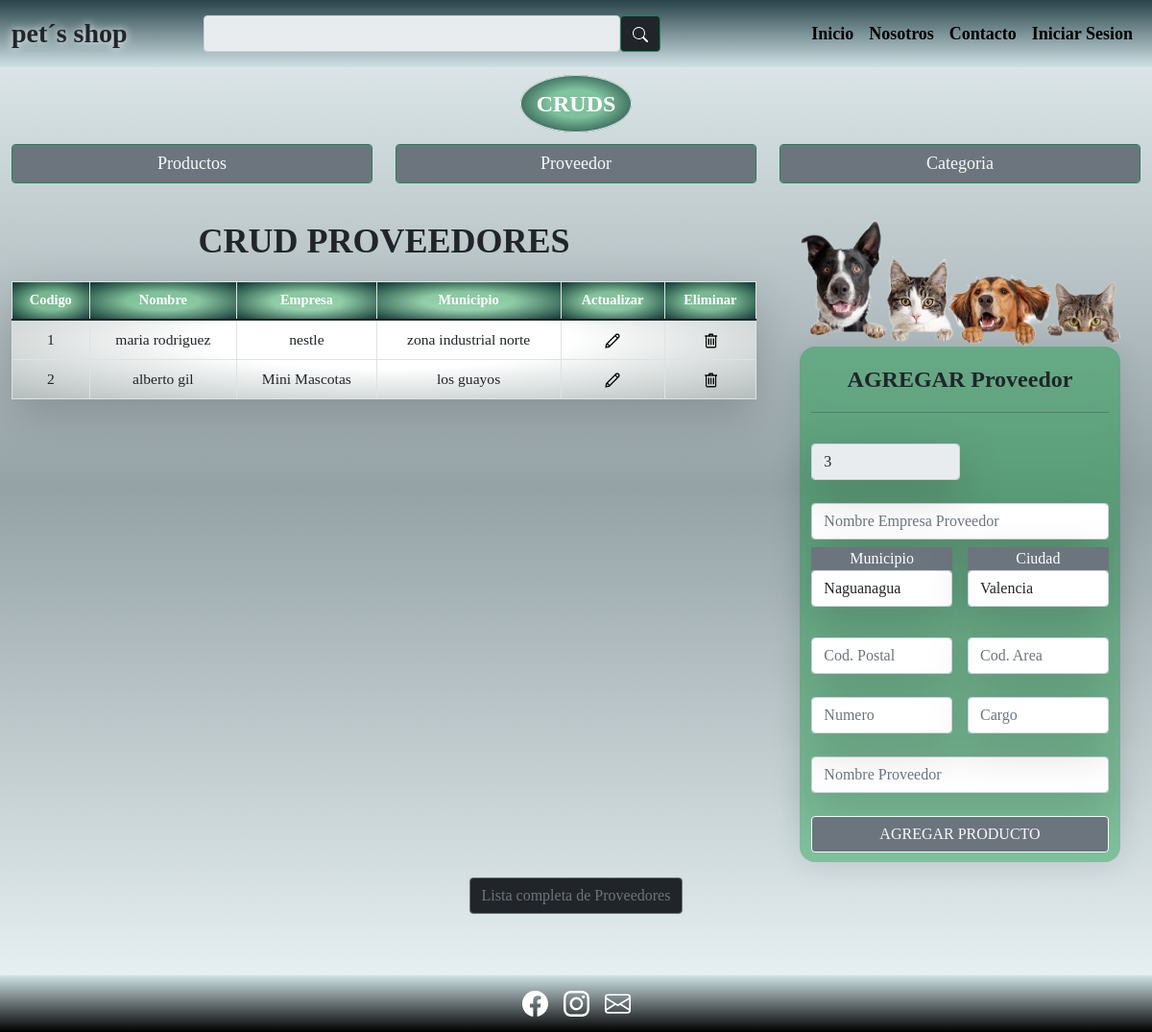
Screenshot of /crud_proveedor.php with the database file from the repository.
### tables this page shows
create table proveedor(
      codprove int,
    nomempprove varchar(50),
    ciudad varchar(25),
    municipio varchar(25),
    codpostal varchar(10),
    codarea varchar(4),
    numprove varchar(25),
    nomprove varchar(50),
    cargoprove varchar(50),
    PRIMARY KEY(codprove)
);

### crud_proveedor.php (the view, shortened to what this page needs)
<?php
include "dbconnect.php";
$query2 = "SELECT max(codprove) as codprove FROM proveedor order by codprove";
$result2 = mysqli_query($link, $query2);
while ($row_prod = mysqli_fetch_array($result2)) {
    $num = $row_prod['codprove'];
    $codigo = $num + 1;
}
if (isset($_POST['btn_search'])) {
    $valueToSearch = $_POST['ValueToSearch'];
    $query = "SELECT * FROM proveedor WHERE nomprove like'%" . $valueToSearch . "%'";
    $result = mysqli_query($link, $query);
} else {
    $query = "SELECT * FROM proveedor";
    $result = mysqli_query($link, $query);
}
include 'header_footer/header.php';
?>
<section class=" container_body_crup_principal">
    <div class="row mx-0  d-flex justify-content-center align-items-center container_crud_principal  ">
        <div class="col-12 position-absolute container_nav_crud">
            <div class="row d-flex justify-content-around align-items-center">
                <div class="col-12 text-center pb-4"><span
                        class="container_titulo_crud p-3  fw-bold text-success border rounded-circle text-white">CRUDS</span>
                </div>
                <div class="col-4 ">
                <a class="text-decoration-none " href="crud_principal.php"><p class="mb-0 form-control btn btn-outline-success btn-secondary text-center text-light">Productos</p></a>
                </div>
                <div class="col-4 ">
                <a class="text-decoration-none " href="crud_proveedor.php"><p class="mb-0 form-control btn btn-outline-success btn-secondary text-center text-light">Proveedor</p></a>
                </div>
                <div class="col-4 ">
                <a class="text-decoration-none " href="crud_principal.php"><p class="mb-0 form-control btn btn-outline-success btn-secondary text-center text-light ">Categoria</p></a>
                </div>
            </div>
        </div>
    </div>
    <div class="row d-flex justify-content-between  mx-0 px-0 pb-5">
        <div class="col-12 col-sm-8 col-md-8 col-lg-8 col-xl-8 container_tabla_crud_prod  ">
            <div class=" row  mx-0 px-0 ">
                <table
                    class="col-12 table table-responsive table-ligth table-hover table-bordered table-responsive-sm table-responsive-md table-responsive-lg table-responsive-xl shadow-lg ">
                    <thead class=" ">
                        <h1 class="text-center mb-0 text-dark titulo_tabla ">CRUD PROVEEDORES</h1><br>
                        <tr>
                            <th class="text-center align-middle cabecera_tabla text-white" scope="col">Codigo</th>
                            <th class="text-center align-middle cabecera_tabla text-white" scope="col">Nombre</th>
                            <th class="text-center align-middle cabecera_tabla text-white" scope="col">Empresa</th>
                            <th class="text-center align-middle cabecera_tabla text-white" scope="col">Municipio</th>
                            <th class="text-center align-middle cabecera_tabla text-white" scope="col">Actualizar
                            </th>
                            <th class="text-center align-middle cabecera_tabla text-white" scope="col">Eliminar
                            </th>
                        </tr>
                    </thead>
                    <tbody class=" ">
                        <?php
                        while ($row = mysqli_fetch_array($result)) {
                        ?>
                        <tr>
                            <td class="text-center align-middle text_tabla_body "><?php echo $row['codprove']; ?></td>
                            <td class="text-center align-middle text_tabla_body "><?php echo $row['nomprove']; ?></td>
                            <td class="text-center align-middle text_tabla_body "><?php echo $row['nomempprove']; ?>
                            </td>
                            <td class="text-center align-middle text_tabla_body "><?php echo $row['municipio']; ?>
                            </td>
                            <td class="text-center align-middle  ">
                                <a href="cruds_proveedores/proveedor_modificado.php?id=<?php echo $row['codprove'] ?>">
                                    <img height="20vw" src="img/crud_icon/actualizar.png" alt="">
                                </a>
                            </td>
                            <td class="text-center align-middle   ">
                                <a href="#" onclick="del('<?php echo $row['codprove']; ?>')">
                                    <img height="20vw" src="img/crud_icon/eliminar.png" alt="">
                                </a>
                            </td>
                        </tr>
                        <?php
                        }
                        ?>
                    </tbody>
                </table>
            </div>
        </div>
        <div class="col-12 col-sm-4 col-md-4 col-lg-4 col-xl-4 container_form_agregar_producto">
            <div class="row d-flex justify-content-center  ">
                <div class="col-11 col-xs-10 col-sm-10 col-md-10 col-lg-10 col-xl-10 px-0 ">
                    <img class="h-100  w-100 rounded " src="img/contacto/cabecera_form.png" alt="">
                </div>
                <div class="col-11 col-xs-10 col-sm-10 col-md-10 col-lg-10 col-xl-10  container_form_agregar_prod ">
                    <div class=" text-center text-dark fs-4 fw-bold pt-3 ">AGREGAR Proveedor</div>
                    <hr>
                    <form class="col-12" action="cruds_proveedores/proveedor_agregado.php" method="post">
                        <div class="d-flex justify-content-between">
                            <div class="mb-2 shadow-lg  mt-3 w-50 me-3">
                                <input readonly value="<?php echo $codigo; ?>" type="number" class="form-control"
                                    name="codprove" id="codprove" placeholder="Codigo">
                            </div>
                        </div>
                        <div class="mb-2 shadow-lg mt-3">
                            <input type="text" class="form-control" name="nomempprove" id="nomempprove"
                                placeholder="Nombre Empresa Proveedor">
                        </div>
                        <div class="d-flex">
                            <div class="mb-3 shadow-lg w-50 me-3">
                                <div class="text-center bg-secondary text-white">Municipio</div>
                                <select class="form-control " name="combo_municipio" id="combo_municipio">
                                    <option value="naguanagua">
                                        Naguanagua
                                    </option>
                                </select>
                            </div>
                            <div class="mb-3 shadow-lg w-50 ">
                                <div class="text-center bg-secondary text-white">Ciudad</div>
                                <select class="form-control " name="combo_ciudad" id="combo_ciudad">
                                    <option value="Valencia">
                                        Valencia
                                    </option>
                                </select>
                            </div>
                        </div>
                        <div class="d-flex justify-content-between">
                            <div class="mb-2 shadow-lg  mt-3 w-50 me-3">
                                <input type="number" class="form-control" name="codpostal" id="codpostal"
                                    placeholder="Cod. Postal">
                            </div>
                            <div class="mb-2 shadow-lg  mt-3 w-50 ">
                                <input type="number" class="form-control" name="codarea" id="codarea"
                                    placeholder="Cod. Area">
                            </div>
                        </div>
                        <div class="d-flex justify-content-between ">
                            <div class="mb-2 shadow-lg  mt-3 w-50 me-3">
                                <input value="" type="number" class="form-control" name="numprove" id="numprove"
                                    placeholder="Numero">
                            </div>
                            <div class="mb-2 shadow-lg  mt-3 w-50 ">
                                <input value="" type="text" class="form-control" name="cargoprove" id="cargoprove"
                                    placeholder="Cargo">
                            </div>
                        </div>
                        <div class="mb-4 shadow-lg  mt-3 ">
                            <input value="" type="text" class="form-control" name="nomprove" id="nomprove" placeholder="Nombre Proveedor">
                        </div>
                        <button name="btn_agregar_proveedor" id="btn_agregar_proveedor" type="submit"
                            value="btn_agregar_proveedor" class="btn btn-outline-light btn-secondary  w-100 ">AGREGAR
                            PRODUCTO
                        </button>
                    </form>
                </div>
            </div>
        </div>
        <div class="col-12 col-sm-12 col-md-12 col-lg-12 col-xl-12 d-flex justify-content-center align-items-center p-3">
                <form class="row " action="pdf/pdf_datos_todos_proveedores.php" method="post">
                    <button name="btn_pdf_registros_producto" id="btn_pdf_registros_producto" type="submit" value="btn_pdf_registros_producto" class="btn btn-outline-secondary btn-dark  w-100 ">Lista completa de Proveedores
                    </button>
                </form>
        </div>
    </div>
</section>
<?php
include('header_footer/footer.php')
?>

### css/style5.css (style rules this page uses)
.container_body_crup_principal { background: linear-gradient(to top, #cee1e585, #28434a7e, #cee1e585); }
.container_titulo_crud { background: radial-gradient(ellipse, rgba(0, 150, 55, 0.397) 35%, rgb(17, 56, 52)); font-size: 2vw; }
.container_nav_crud p { font-size: 1.5vw; }
.container_nav_crud { top: 90px; font-size: 2vw; }
.container_tabla_crud_prod { padding-top: 230px; }
.container_form_agregar_producto { padding-top: 230px; }
table { background: radial-gradient(ellipse, rgb(255, 255, 255) 35%, rgb(180, 189, 188)); }
.titulo_tabla { font-size: 3vw; padding-bottom: 20px; }
.cabecera_tabla { background: radial-gradient(ellipse, rgba(0, 150, 55, 0.397) 35%, rgb(17, 56, 52)); font-size: 1.2vw; }
.text_tabla_body { font-size: 1.3vw; }
.container_form_agregar_prod { background: rgba(0, 150, 55, 0.397); border-radius: 16px; box-shadow: 0 4px 30px rgba(0, 0, 0, 0.1); backdrop-filter: blur(10.3px); -webkit-backdrop-filter: blur(10.3px); padding-bottom: 10px; }

### css_carrusel/style.css (style rules this page uses)
body { margin:0; padding:0; max-width:1920px; font-family: 'textaregular'; overflow-x:hidden; }
h1, h2, h3, h4, h5, p { font-family: 'textaregular'; }
h1 { color:#FFF; font-weight:800; font-size:40px; margin-bottom:10px; }
p { font-size:18px; }
a { text-decoration:none; }

### rows the page displays
proveedor: codprove "1", nomprove "maria rodriguez", nomempprove "nestle", municipio "zona industrial norte"
proveedor: codprove "2", nomprove "alberto gil", nomempprove "Mini Mascotas", municipio "los guayos"
